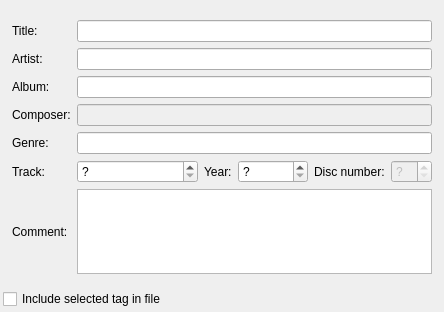
<?xml version="1.0" encoding="UTF-8"?>
<ui version="4.0">
 <class>TagEditor</class>
 <widget class="QWidget" name="TagEditor">
  <property name="geometry">
   <rect>
    <x>0</x>
    <y>0</y>
    <width>444</width>
    <height>312</height>
   </rect>
  </property>
  <property name="windowTitle">
   <string>Tag Editor</string>
  </property>
  <layout class="QVBoxLayout" name="verticalLayout">
   <property name="leftMargin">
    <number>3</number>
   </property>
   <property name="rightMargin">
    <number>3</number>
   </property>
   <property name="bottomMargin">
    <number>3</number>
   </property>
   <item>
    <widget class="QWidget" name="tagWidget" native="true">
     <layout class="QGridLayout" name="gridLayout">
      <item row="0" column="0">
       <widget class="QLabel" name="label_47">
        <property name="sizePolicy">
         <sizepolicy hsizetype="Preferred" vsizetype="Preferred">
          <horstretch>0</horstretch>
          <verstretch>0</verstretch>
         </sizepolicy>
        </property>
        <property name="text">
         <string>Title:</string>
        </property>
        <property name="alignment">
         <set>Qt::AlignLeading|Qt::AlignLeft|Qt::AlignVCenter</set>
        </property>
       </widget>
      </item>
      <item row="0" column="1">
       <widget class="QLineEdit" name="titleLineEdit">
        <property name="sizePolicy">
         <sizepolicy hsizetype="Expanding" vsizetype="Fixed">
          <horstretch>0</horstretch>
          <verstretch>0</verstretch>
         </sizepolicy>
        </property>
       </widget>
      </item>
      <item row="1" column="0">
       <widget class="QLabel" name="label_43">
        <property name="sizePolicy">
         <sizepolicy hsizetype="Preferred" vsizetype="Preferred">
          <horstretch>0</horstretch>
          <verstretch>0</verstretch>
         </sizepolicy>
        </property>
        <property name="text">
         <string>Artist:</string>
        </property>
        <property name="alignment">
         <set>Qt::AlignLeading|Qt::AlignLeft|Qt::AlignVCenter</set>
        </property>
       </widget>
      </item>
      <item row="1" column="1">
       <widget class="QLineEdit" name="artistLineEdit">
        <property name="sizePolicy">
         <sizepolicy hsizetype="Expanding" vsizetype="Fixed">
          <horstretch>0</horstretch>
          <verstretch>0</verstretch>
         </sizepolicy>
        </property>
       </widget>
      </item>
      <item row="2" column="0">
       <widget class="QLabel" name="label_45">
        <property name="sizePolicy">
         <sizepolicy hsizetype="Preferred" vsizetype="Preferred">
          <horstretch>0</horstretch>
          <verstretch>0</verstretch>
         </sizepolicy>
        </property>
        <property name="text">
         <string>Album:</string>
        </property>
        <property name="alignment">
         <set>Qt::AlignLeading|Qt::AlignLeft|Qt::AlignVCenter</set>
        </property>
       </widget>
      </item>
      <item row="2" column="1">
       <widget class="QLineEdit" name="albumLineEdit">
        <property name="sizePolicy">
         <sizepolicy hsizetype="Expanding" vsizetype="Fixed">
          <horstretch>0</horstretch>
          <verstretch>0</verstretch>
         </sizepolicy>
        </property>
        <property name="text">
         <string/>
        </property>
       </widget>
      </item>
      <item row="3" column="0">
       <widget class="QLabel" name="label_8">
        <property name="text">
         <string>Composer:</string>
        </property>
       </widget>
      </item>
      <item row="3" column="1">
       <widget class="QLineEdit" name="composerLineEdit">
        <property name="enabled">
         <bool>false</bool>
        </property>
       </widget>
      </item>
      <item row="4" column="0">
       <widget class="QLabel" name="label_46">
        <property name="sizePolicy">
         <sizepolicy hsizetype="Preferred" vsizetype="Preferred">
          <horstretch>0</horstretch>
          <verstretch>0</verstretch>
         </sizepolicy>
        </property>
        <property name="text">
         <string>Genre:</string>
        </property>
        <property name="alignment">
         <set>Qt::AlignLeading|Qt::AlignLeft|Qt::AlignVCenter</set>
        </property>
       </widget>
      </item>
      <item row="4" column="1">
       <layout class="QHBoxLayout" name="horizontalLayout">
        <item>
         <widget class="QLineEdit" name="genreLineEdit">
          <property name="sizePolicy">
           <sizepolicy hsizetype="Expanding" vsizetype="Fixed">
            <horstretch>0</horstretch>
            <verstretch>0</verstretch>
           </sizepolicy>
          </property>
         </widget>
        </item>
       </layout>
      </item>
      <item row="5" column="0">
       <widget class="QLabel" name="label_42">
        <property name="sizePolicy">
         <sizepolicy hsizetype="Preferred" vsizetype="Preferred">
          <horstretch>0</horstretch>
          <verstretch>0</verstretch>
         </sizepolicy>
        </property>
        <property name="text">
         <string>Track:</string>
        </property>
        <property name="alignment">
         <set>Qt::AlignLeading|Qt::AlignLeft|Qt::AlignVCenter</set>
        </property>
       </widget>
      </item>
      <item row="5" column="1">
       <layout class="QHBoxLayout" name="horizontalLayout_2">
        <item>
         <widget class="QSpinBox" name="trackSpinBox">
          <property name="enabled">
           <bool>true</bool>
          </property>
          <property name="sizePolicy">
           <sizepolicy hsizetype="Expanding" vsizetype="Fixed">
            <horstretch>0</horstretch>
            <verstretch>0</verstretch>
           </sizepolicy>
          </property>
          <property name="specialValueText">
           <string>?</string>
          </property>
         </widget>
        </item>
        <item>
         <widget class="QLabel" name="label_44">
          <property name="sizePolicy">
           <sizepolicy hsizetype="Preferred" vsizetype="Preferred">
            <horstretch>0</horstretch>
            <verstretch>0</verstretch>
           </sizepolicy>
          </property>
          <property name="text">
           <string>Year:</string>
          </property>
          <property name="alignment">
           <set>Qt::AlignLeading|Qt::AlignLeft|Qt::AlignVCenter</set>
          </property>
         </widget>
        </item>
        <item>
         <widget class="QSpinBox" name="yearSpinBox">
          <property name="enabled">
           <bool>true</bool>
          </property>
          <property name="sizePolicy">
           <sizepolicy hsizetype="Minimum" vsizetype="Fixed">
            <horstretch>0</horstretch>
            <verstretch>0</verstretch>
           </sizepolicy>
          </property>
          <property name="minimumSize">
           <size>
            <width>70</width>
            <height>0</height>
           </size>
          </property>
          <property name="specialValueText">
           <string>?</string>
          </property>
          <property name="suffix">
           <string/>
          </property>
          <property name="maximum">
           <number>2015</number>
          </property>
          <property name="value">
           <number>0</number>
          </property>
         </widget>
        </item>
        <item>
         <widget class="QLabel" name="label_11">
          <property name="sizePolicy">
           <sizepolicy hsizetype="Preferred" vsizetype="Preferred">
            <horstretch>0</horstretch>
            <verstretch>0</verstretch>
           </sizepolicy>
          </property>
          <property name="text">
           <string>Disc number:</string>
          </property>
         </widget>
        </item>
        <item>
         <widget class="QSpinBox" name="discSpinBox">
          <property name="enabled">
           <bool>false</bool>
          </property>
          <property name="specialValueText">
           <string>?</string>
          </property>
         </widget>
        </item>
       </layout>
      </item>
      <item row="6" column="0">
       <widget class="QLabel" name="label_48">
        <property name="sizePolicy">
         <sizepolicy hsizetype="Preferred" vsizetype="Expanding">
          <horstretch>0</horstretch>
          <verstretch>0</verstretch>
         </sizepolicy>
        </property>
        <property name="text">
         <string>Comment:</string>
        </property>
        <property name="alignment">
         <set>Qt::AlignLeading|Qt::AlignLeft|Qt::AlignVCenter</set>
        </property>
       </widget>
      </item>
      <item row="6" column="1">
       <widget class="QTextBrowser" name="commentBrowser">
        <property name="enabled">
         <bool>true</bool>
        </property>
        <property name="sizePolicy">
         <sizepolicy hsizetype="Expanding" vsizetype="Preferred">
          <horstretch>0</horstretch>
          <verstretch>0</verstretch>
         </sizepolicy>
        </property>
        <property name="readOnly">
         <bool>false</bool>
        </property>
        <property name="html">
         <string>&lt;!DOCTYPE HTML PUBLIC &quot;-//W3C//DTD HTML 4.0//EN&quot; &quot;http://www.w3.org/TR/REC-html40/strict.dtd&quot;&gt;
&lt;html&gt;&lt;head&gt;&lt;meta name=&quot;qrichtext&quot; content=&quot;1&quot; /&gt;&lt;style type=&quot;text/css&quot;&gt;
p, li { white-space: pre-wrap; }
&lt;/style&gt;&lt;/head&gt;&lt;body style=&quot; font-family:'Arial'; font-size:10pt; font-weight:400; font-style:normal;&quot;&gt;
&lt;p style=&quot;-qt-paragraph-type:empty; margin-top:0px; margin-bottom:0px; margin-left:0px; margin-right:0px; -qt-block-indent:0; text-indent:0px;&quot;&gt;&lt;/p&gt;&lt;/body&gt;&lt;/html&gt;</string>
        </property>
       </widget>
      </item>
     </layout>
    </widget>
   </item>
   <item>
    <widget class="QCheckBox" name="useCheckBox">
     <property name="text">
      <string>Include selected tag in file</string>
     </property>
    </widget>
   </item>
  </layout>
 </widget>
 <resources/>
 <connections>
  <connection>
   <sender>useCheckBox</sender>
   <signal>clicked(bool)</signal>
   <receiver>tagWidget</receiver>
   <slot>setEnabled(bool)</slot>
   <hints>
    <hint type="sourcelabel">
     <x>56</x>
     <y>296</y>
    </hint>
    <hint type="destinationlabel">
     <x>8</x>
     <y>277</y>
    </hint>
   </hints>
  </connection>
 </connections>
</ui>
